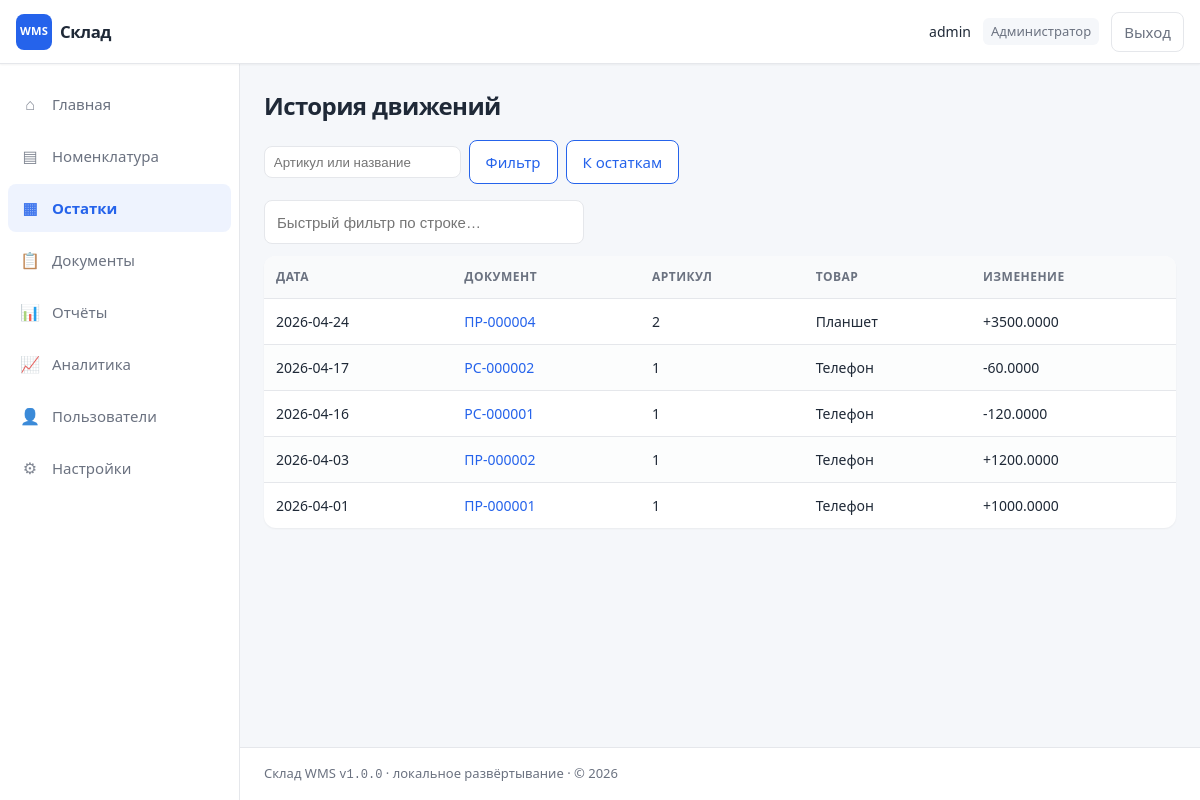
Screenshot of /stock/history (signed in) with the database file from the repository.
### models.py (models this page shows, shortened)
class User(UserMixin, db.Model):
    __tablename__ = "users"
    id = db.Column(db.Integer, primary_key=True)
    username = db.Column(db.String(80), unique=True, nullable=False, index=True)
    password_hash = db.Column(db.String(256), nullable=False)
    role = db.Column(db.String(20), nullable=False, default="keeper")
    is_active = db.Column(db.Boolean, nullable=False, default=True)
    created_at = db.Column(db.DateTime, default=datetime.utcnow)
    documents = db.relationship("Document", backref="author", lazy="dynamic")

class StockLedger(db.Model):
    __tablename__ = "stock_ledger"
    id = db.Column(db.Integer, primary_key=True)
    product_id = db.Column(db.Integer, db.ForeignKey("products.id"), nullable=False, index=True)
    document_id = db.Column(db.Integer, db.ForeignKey("documents.id"), nullable=False, index=True)
    quantity_signed = db.Column(db.Numeric(18, 4), nullable=False)
    movement_date = db.Column(db.Date, nullable=False)
    product = db.relationship("Product", lazy="joined")
    document = db.relationship("Document", lazy="joined")

class Document(db.Model):
    __tablename__ = "documents"
    id = db.Column(db.Integer, primary_key=True)
    doc_type = db.Column(db.String(16), nullable=False)
    number = db.Column(db.String(32), unique=True, nullable=False, index=True)
    doc_date = db.Column(db.Date, nullable=False)
    status = db.Column(db.String(16), nullable=False, default="draft")
    notes = db.Column(db.Text, nullable=False, default="")
    user_id = db.Column(db.Integer, db.ForeignKey("users.id"), nullable=False)
    created_at = db.Column(db.DateTime, default=datetime.utcnow)
    updated_at = db.Column(db.DateTime, default=datetime.utcnow, onupdate=datetime.utcnow)
    lines = db.relationship(
        "DocumentLine",
        backref="document",
        lazy="selectin",
        cascade="all, delete-orphan",
        order_by="DocumentLine.id",
    )

class Product(db.Model):
    __tablename__ = "products"
    id = db.Column(db.Integer, primary_key=True)
    sku = db.Column(db.String(64), unique=True, nullable=False, index=True)
    name = db.Column(db.String(255), nullable=False, index=True)
    unit = db.Column(db.String(32), nullable=False, default="шт")
    category = db.Column(db.String(128), nullable=False, default="")
    min_stock = db.Column(db.Numeric(18, 4), nullable=False, default=0)
    lines = db.relationship("DocumentLine", backref="product", lazy="dynamic")

### app.py (the view)
@app.route("/stock/history")
@login_required
def stock_history():
    q = (request.args.get("q") or "").strip()
    query = (
        StockLedger.query.options(joinedload(StockLedger.product), joinedload(StockLedger.document))
        .join(Document)
        .filter(Document.status == "posted")
    )
    if q:
        like = f"%{q.lower()}%"
        query = query.join(Product).filter(
            or_(func.lower(Product.sku).like(like), func.lower(Product.name).like(like))
        )
    entries = query.order_by(StockLedger.movement_date.desc(), StockLedger.id.desc()).limit(500).all()
    return render_template("stock_history.html", entries=entries, search_q=q, role_labels=ROLE_LABELS)

### app.py (called while the page is built)
@login_manager.user_loader
def load_user(user_id):
    return db.session.get(User, int(user_id))

@app.context_processor
def inject_globals():
    return {
        "ROLE_LABELS": ROLE_LABELS,
        "today_iso": date.today().isoformat(),
        "wms_version": "1.0.0",
        "now_year": date.today().year,
    }

### templates/stock_history.html (shortened to what this page needs)
{% extends "base.html" %}
{% block content %}
<h1>История движений</h1>
<div class="toolbar">
  <form method="get" class="row-actions">
    <input type="search" name="q" value="{{ search_q or '' }}" placeholder="Артикул или название" style="padding:0.45rem 0.55rem;border:1px solid var(--border);border-radius:8px;max-width:16rem;">
    <button type="submit" class="btn btn-secondary">Фильтр</button>
  </form>
  <a class="btn btn-secondary" href="{{ url_for('stock_view') }}">К остаткам</a>
</div>
<div class="filter-row no-print">
  <input type="search" data-table-filter="tbl-hist" placeholder="Быстрый фильтр по строке…">
</div>
<div class="table-wrap card" style="padding:0;border:none;">
  <table class="data-table" id="tbl-hist">
    <thead>
      <tr>
        <th data-sort="str">Дата</th>
        <th data-sort="str">Документ</th>
        <th data-sort="str">Артикул</th>
        <th data-sort="str">Товар</th>
        <th data-sort="num">Изменение</th>
      </tr>
    </thead>
    <tbody>
      {% for e in entries %}
      <tr>
        <td>{{ e.movement_date }}</td>
        <td><a href="{{ url_for('documents_view', did=e.document_id) }}">{{ e.document.number }}</a></td>
        <td>{{ e.product.sku }}</td>
        <td>{{ e.product.name }}</td>
        <td>{% if e.quantity_signed > 0 %}+{% endif %}{{ e.quantity_signed }}</td>
      </tr>
      {% else %}
      <tr><td colspan="5" class="empty">Нет движений (показано до 500 записей).</td></tr>
      {% endfor %}
    </tbody>
  </table>
</div>
{% endblock %}

### templates/base.html (shortened to what this page needs)
<!DOCTYPE html>
<html lang="ru">
<head>
  <link rel="stylesheet" href="{{ url_for('static', filename='style.css') }}">
</head>
<body>
  {% if current_user.is_authenticated %}
  <div class="wms-layout">
    <header class="wms-layout__header wms-header">
      <a class="wms-header__brand" href="{{ url_for('dashboard') }}">
        <span class="wms-header__logo" aria-hidden="true">WMS</span>
        <span class="wms-header__title">Склад</span>
      </a>
      <div class="wms-header__user no-print">
        <span class="wms-header__user-name">{{ current_user.username }}</span>
        <span class="wms-header__user-role">{{ ROLE_LABELS.get(current_user.role, current_user.role) }}</span>
        <a class="btn btn-secondary" href="{{ url_for('logout') }}">Выход</a>
      </div>
    </header>
    <div class="wms-layout__body">
      <aside class="wms-sidebar no-print" data-nav-main aria-label="Разделы">
        <nav class="wms-sidebar__nav">
          {% set ep = request.endpoint or '' %}
          <a href="{{ url_for('dashboard') }}" class="wms-sidebar__link {{ 'wms-sidebar__link--active is-active' if ep == 'dashboard' else '' }}">
            <span class="wms-sidebar__icon" aria-hidden="true">⌂</span> Главная
          </a>
          <a href="{{ url_for('products_list') }}" class="wms-sidebar__link {{ 'wms-sidebar__link--active is-active' if ep and ep.startswith('products') else '' }}">
            <span class="wms-sidebar__icon" aria-hidden="true">▤</span> Номенклатура
          </a>
          <a href="{{ url_for('stock_view') }}" class="wms-sidebar__link {{ 'wms-sidebar__link--active is-active' if ep in ('stock_view', 'stock_history') else '' }}">
            <span class="wms-sidebar__icon" aria-hidden="true">▦</span> Остатки
          </a>
          {% if current_user.role in ('admin', 'keeper') %}
          <a href="{{ url_for('documents_list') }}" class="wms-sidebar__link {{ 'wms-sidebar__link--active is-active' if ep and ep.startswith('documents') else '' }}">
            <span class="wms-sidebar__icon" aria-hidden="true">📋</span> Документы
          </a>
          {% else %}
          <a href="{{ url_for('documents_list') }}" class="wms-sidebar__link {{ 'wms-sidebar__link--active is-active' if ep == 'documents_list' or ep == 'documents_view' else '' }}">
            <span class="wms-sidebar__icon" aria-hidden="true">📋</span> Документы
          </a>
          {% endif %}
          <a href="{{ url_for('report_index') }}" class="wms-sidebar__link {{ 'wms-sidebar__link--active is-active' if ep and ep.startswith('report') else '' }}">
            <span class="wms-sidebar__icon" aria-hidden="true">📊</span> Отчёты
          </a>
          <a href="{{ url_for('analytics') }}" class="wms-sidebar__link {{ 'wms-sidebar__link--active is-active' if ep == 'analytics' else '' }}">
            <span class="wms-sidebar__icon" aria-hidden="true">📈</span> Аналитика
          </a>
          {% if current_user.role == 'admin' %}
          <a href="{{ url_for('users_list') }}" class="wms-sidebar__link {{ 'wms-sidebar__link--active is-active' if ep and ep.startswith('users') else '' }}">
            <span class="wms-sidebar__icon" aria-hidden="true">👤</span> Пользователи
          </a>
          <a href="{{ url_for('settings') }}" class="wms-sidebar__link {{ 'wms-sidebar__link--active is-active' if ep == 'settings' or ep == 'backup_db' else '' }}">
            <span class="wms-sidebar__icon" aria-hidden="true">⚙</span> Настройки
          </a>
          {% endif %}
        </nav>
      </aside>
      <div class="wms-layout__content">
        <main class="wms-main">
  {% endif %}
          {% block content %}{% endblock %}
  {% if current_user.is_authenticated %}
        </main>
        <footer class="wms-footer no-print">
          <p>Склад WMS <span class="wms-footer__ver">v{{ wms_version }}</span> · локальное развёртывание · © {{ now_year }}</p>
        </footer>
      </div>
    </div>
  </div>
  {% endif %}
</body>
</html>

### rows the page displays
User: username "admin", get "Администратор"
StockLedger: movement_date "2026-04-24", document.number "ПР-000004", product.sku "2", product.name "Планшет", quantity_signed "3500.0000"
StockLedger: movement_date "2026-04-17", document.number "РС-000002", product.sku "1", product.name "Телефон", quantity_signed "-60.0000"
StockLedger: movement_date "2026-04-16", document.number "РС-000001", product.sku "1", product.name "Телефон", quantity_signed "-120.0000"
StockLedger: movement_date "2026-04-03", document.number "ПР-000002", product.sku "1", product.name "Телефон", quantity_signed "1200.0000"
StockLedger: movement_date "2026-04-01", document.number "ПР-000001", product.sku "1", product.name "Телефон", quantity_signed "1000.0000"

### other values shown
{{ wms_version }} "1.0.0"
